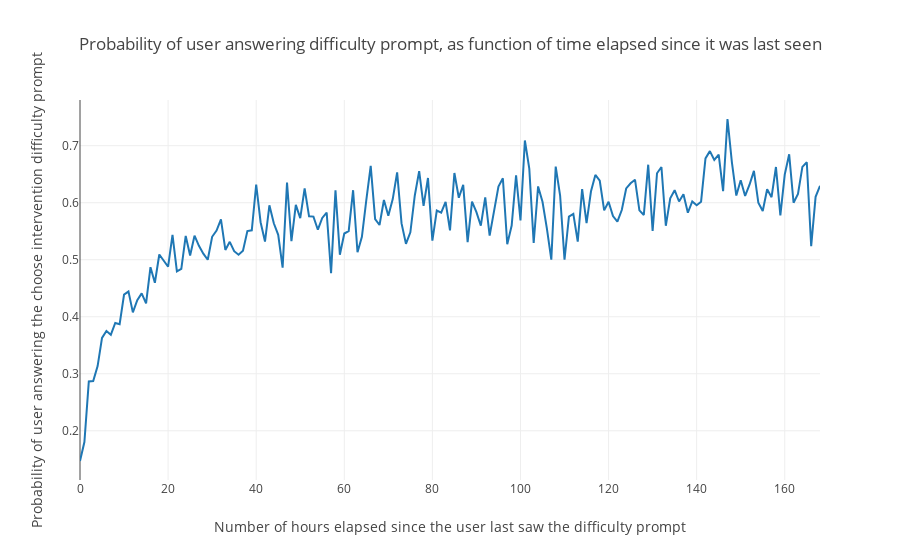

The code cell stored with this chart in its notebook:
### Code cell
# noexport

plot_response_rate_since_last_impression_per_hour_oneweek()

### Figure 1 — Plotly figure (JSON) as saved in the notebook; plotly's stock layout.template omitted (floating-point values rounded to 4 significant figures; data arrays with more than 128 entries replaced by an {"elided": "..."} marker saying what was removed)
{"data": [{"type": "scatter", "uid": "3a3554e9-c198-43a7-9dcf-e6fbd82f17c4", "x": {"elided": "169 int values"}, "y": {"elided": "169 float values"}}], "layout": {"title": {"text": "Probability of user answering difficulty prompt, as function of time elapsed since it was last seen"}, "xaxis": {"title": {"text": "Number of hours elapsed since the user last saw the difficulty prompt"}}, "yaxis": {"title": {"text": "Probability of user answering the choose intervention difficulty prompt"}}}}
